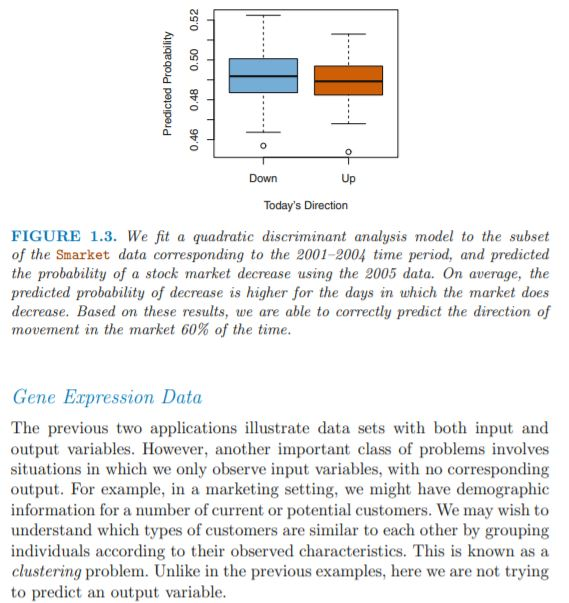
#> input picture Shivam's file/WhatsApp Image 2020-11-07 at 16.05.14.jpeg, 569 x 603 px
$ jupyter execute --allow-errors 'edge detection canny.ipynb'
#> lines starting #> are read from the running program, lines starting #| are printed output that depends on the picture
[cell 1]
import numpy as np
import os
import cv2
from matplotlib import pyplot as plt
img = cv2.imread("WhatsApp Image 2020-11-07 at 16.05.14.jpeg",0)
#> img: shape (603, 569); min 12, max 255, mean 240.2
canny = cv2.Canny(img,100,200)
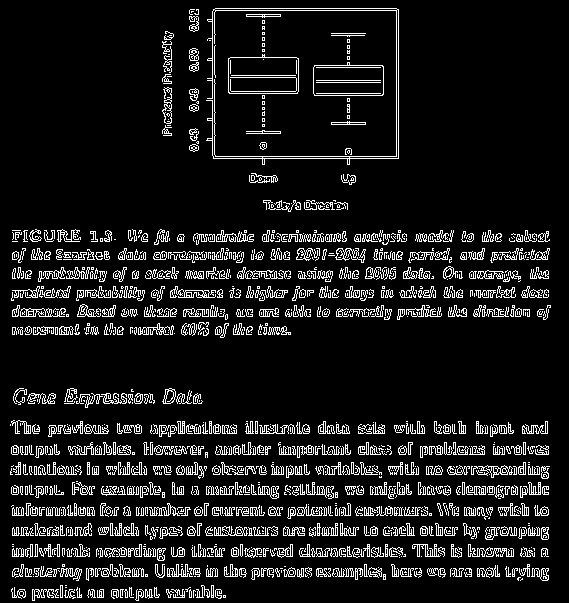
#> canny: shape (603, 569); 10.2% white in thin lines or dots
titles = ['image','canny']
images = [img]
#> (the rest of this cell did not finish here and is left out)
